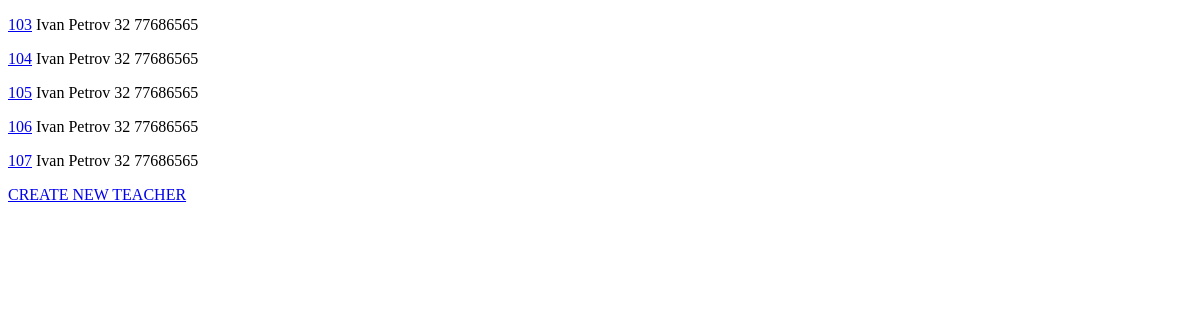
/teachers-list/, run on an earlier commit of the app's database.
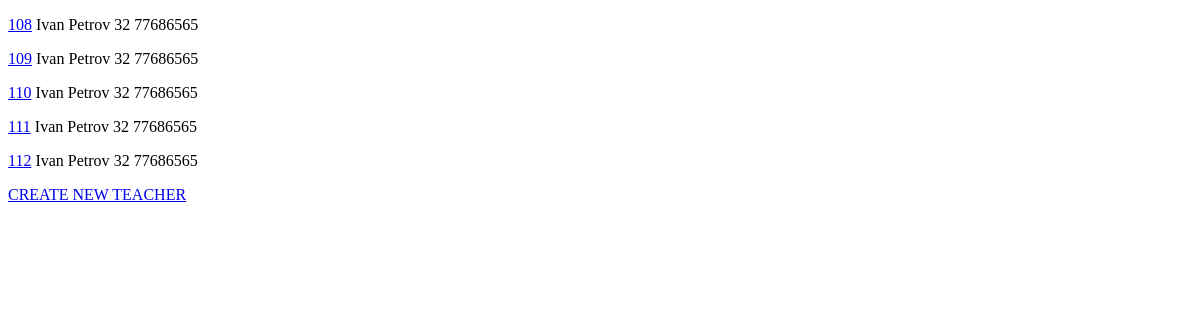
And on a later commit of the database.
### teachers/models.py (models this page shows, shortened)
class Teacher(models.Model):
    first_name = models.CharField(max_length=128)
    last_name = models.CharField(max_length=128)
    email = models.EmailField(max_length=128)
    age = models.IntegerField(null=True, default=None)
    phone = models.CharField(max_length=20, default='')

### teachers/views.py (the view)
# urls.py: path('teachers-list/', teachers_list, name='teachers-list'),
def teachers_list(request):
    teachers = Teacher.objects.all()
    age_to_filter = request.GET.get('age')
    name_to_filter = request.GET.get('ln_start')
    if age_to_filter:
        teachers = teachers.filter(age__lte=age_to_filter)
    if age_to_filter:
        teachers = teachers.filter(last_name__startswith=name_to_filter)
    sorting = request.GET.get('order-by')
    if sorting:
        teachers = teachers.order_by(*sorting.split(','))
    return render(request, 'teachers-list.html', {'teachers': teachers})

### groupes/templates/teachers-list.html (shortened to what this page needs)
<!DOCTYPE html>
<html lang="en">
<head>
</head>
<body>
{% for teacher in teachers %}
     <p>
         <a href="{% url 'teacher-edit' {{ teacher.id }}/">{{ teacher.id }}</a>
         {{ teacher.first_name }} {{ teacher.last_name }} {{ teacher.age }} {{ teacher.email }} {{ teacher.phone }}
     </p>
<a href="/create-teacher/">CREATE NEW TEACHER</a>
</body>
</html>

What changed in the data, as far as the page shows it:
removed Teacher: id "103", first_name "Ivan", last_name "Petrov", age "32", phone "77686565"
removed Teacher: id "104", first_name "Ivan", last_name "Petrov", age "32", phone "77686565"
removed Teacher: id "105", first_name "Ivan", last_name "Petrov", age "32", phone "77686565"
removed Teacher: id "106", first_name "Ivan", last_name "Petrov", age "32", phone "77686565"
removed Teacher: id "107", first_name "Ivan", last_name "Petrov", age "32", phone "77686565"
added Teacher: id "108", first_name "Ivan", last_name "Petrov", age "32", phone "77686565"
added Teacher: id "109", first_name "Ivan", last_name "Petrov", age "32", phone "77686565"
added Teacher: id "110", first_name "Ivan", last_name "Petrov", age "32", phone "77686565"
added Teacher: id "111", first_name "Ivan", last_name "Petrov", age "32", phone "77686565"
added Teacher: id "112", first_name "Ivan", last_name "Petrov", age "32", phone "77686565"
